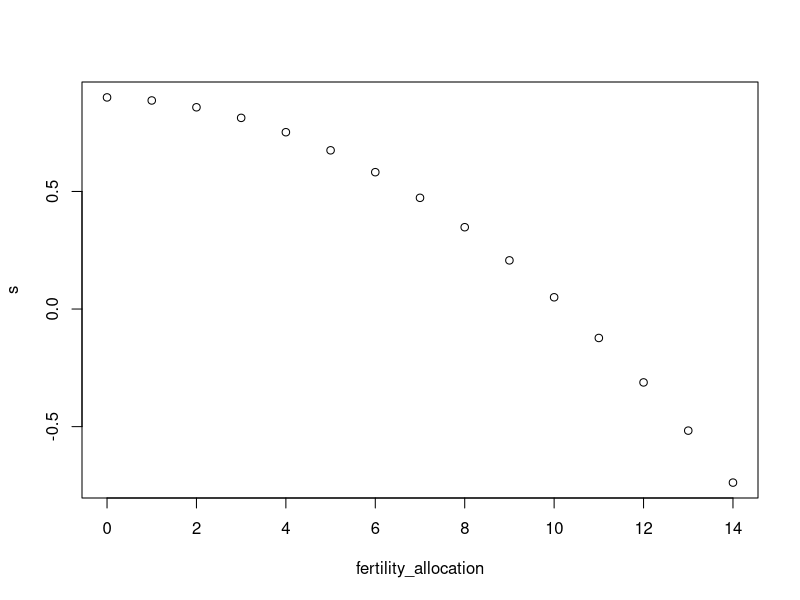
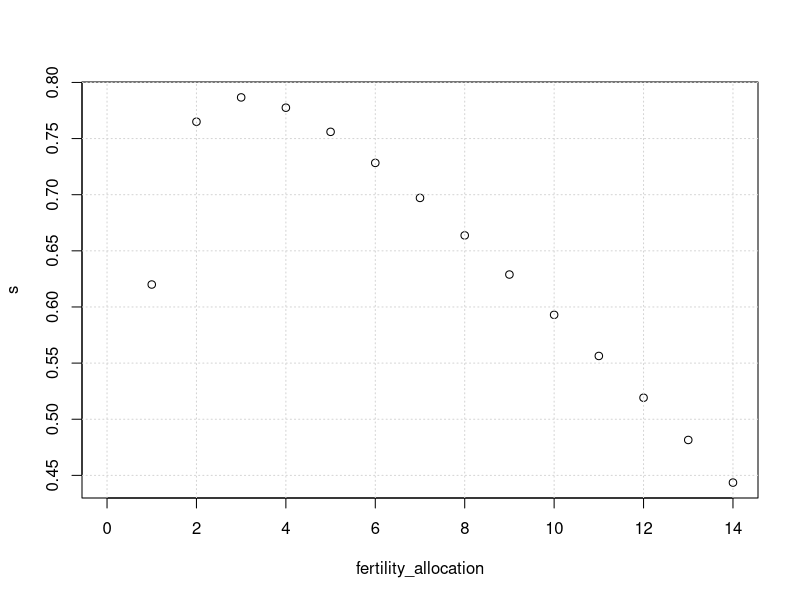
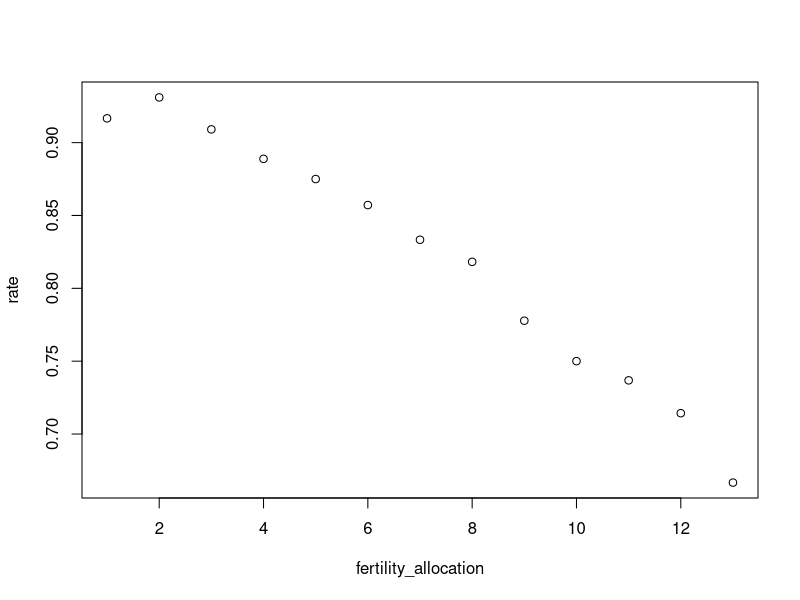
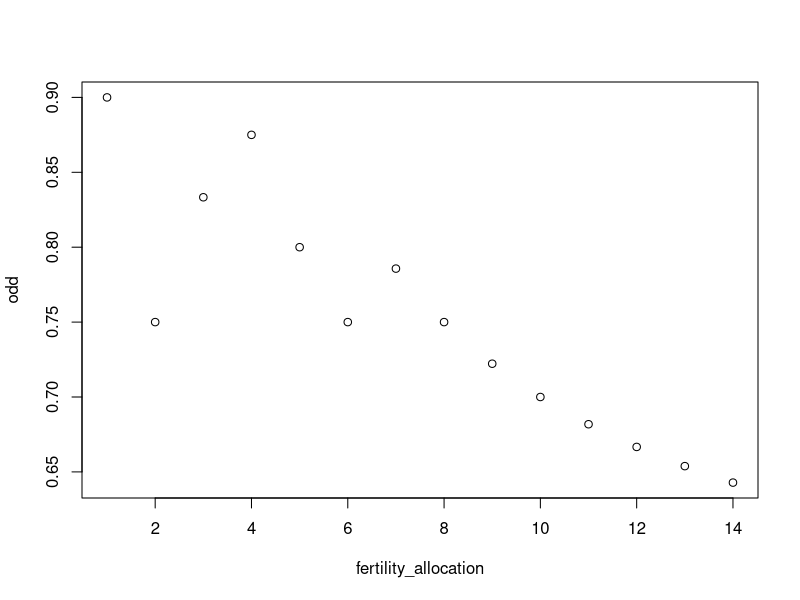
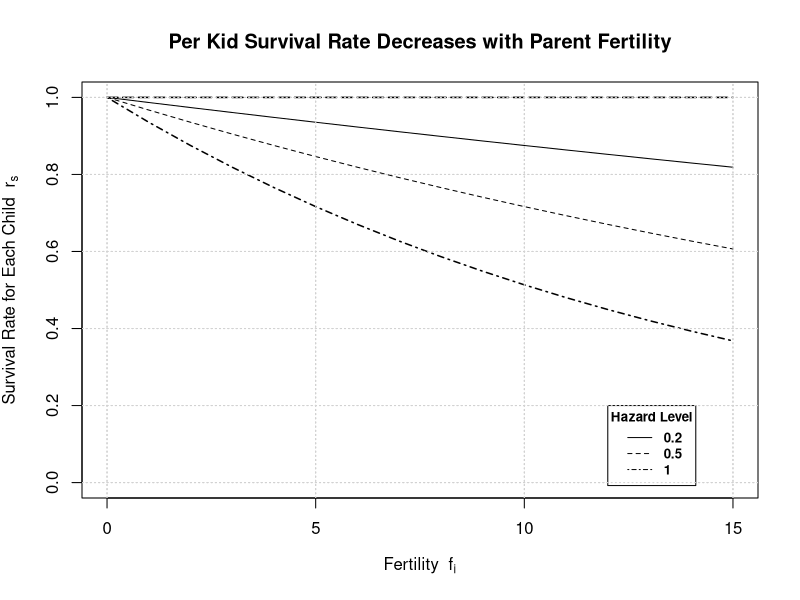
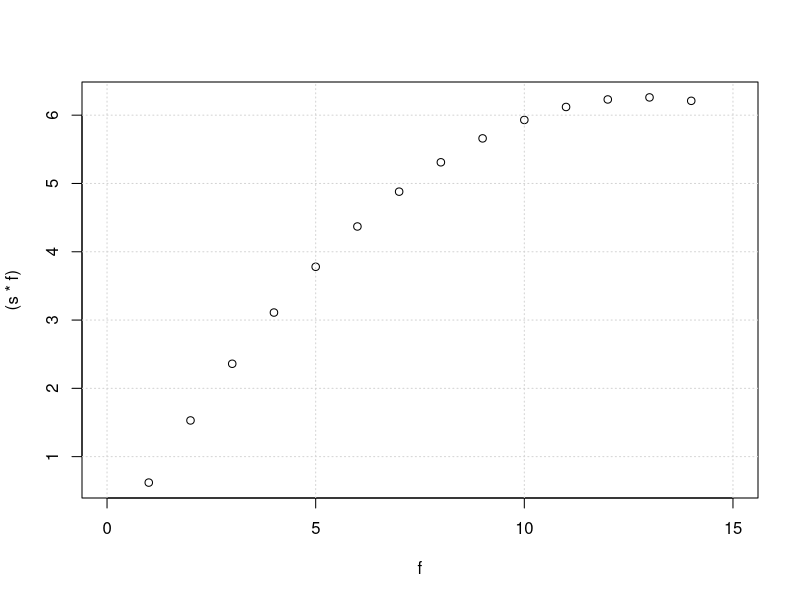

These charts were generated, in order, by the following R code: (Note: this script raises an error after producing the figures.)
# this script visualize the relationship between offspring survival (success/rate) and fertility allocation # nolint

rm(list = ls())

# parameters
max_num_offspring <- 14
fertility_allocation <- seq(0, 14)
survival_birth <- 0.95
death_birth <- 1 - survival_birth

# Option 1: death rate as a linear function of fertility allocation
# death_rate <- (1 - survival_birth) + survival_birth * fertility_allocation / max_num_offspring # nolintr

# Option 2: death rate as a concave function of fertility allocation
death_rate <- 1 - survival_birth ^ fertility_allocation

# Option 3:
s <- 0.9 - 0.005 * fertility_allocation - 0.008 * fertility_allocation^2

plot(s ~ fertility_allocation)


# Option 4:
fertility_allocation <- seq(0, 14)
s <- -0.99 + 1.23 * fertility_allocation - 0.06 * fertility_allocation^2

s <- -0.37 + 1.03 * fertility_allocation - 0.04 * fertility_allocation^2

s <- s / fertility_allocation

plot(s ~ fertility_allocation)
grid()


# Option 5:
odd <- c(12, 14.5, 11, 9, 8, 7, 6, 5.5, 4.5, 4, 3.8, 3.5, 3)
rate <- 1 - (1 / odd)
fertility_allocation <- seq(1, 13)

lm(rate ~ fertility_allocation + I(fertility_allocation ^ 2))
plot(rate ~ fertility_allocation)

fertility_allocation <- seq(1, 14)
odd <- c(0.9, 1.5, 2.5, 3.5, 4, 4.5, 5.5, 6, 6.5, 7, 7.5, 8, 8.5, 9)
odd <- odd/fertility_allocation
plot(odd ~ fertility_allocation)

# 6
hazard <- 0.5
f <- seq(0, 15)
s00 <- exp(0 * (-f/15))
s02 <- exp(0.2 * (-f/15))
s05 <- exp(hazard * (-f/15))
s10 <- exp(1 * (-f/15))

# pdf(file="./figures/survival_rates.pdf", width = 6, height = 4.3)
# pdf(file="./figures/survival_rates.pdf")
# plot(s02 ~ f, type = "l", lty=1, main = "Per Kid Survival Rate Decreases with Parent Fertility", xlab = "Fertility", ylab = "Survival Rate for Each Child (rs)", ylim=c(0, 1))
plot(s02 ~ f, type = "l", lty=1, main = "Per Kid Survival Rate Decreases with Parent Fertility", xlab = expression('Fertility  f'[i]), ylab = expression('Survival Rate for Each Child  r'[s]), ylim=c(0, 1))
lines(s05 ~ f, type = "l", lty=2)
lines(s10 ~ f, type = "l", lty=4, lwd=1.5)
lines(s00 ~ f, type = "l", lty=5, lwd=1.5)
grid(col = "gray", lty = "dotted")
legend(12, 0.2, legend=c("0.2", "0.5", "1"), col=c("black", "black", "black"), lty=c(1,2,4), cex=0.8, text.font=2, title="Hazard Level")
# dev.off()


# # pdf(file="./figures/survived_offspring.pdf")
# # plot(s02 ~ f, type = "l", lty=1, main = "Per Kid Survival Rate Decreases with Parent Fertility", xlab = "Fertility", ylab = "Survival Rate for Each Child (rs)", ylim=c(0, 1))
# plot(s02*f ~ f, type = "l", lty=1, main = "Per Kid Survival Rate Decreases with Parent Fertility", xlab = expression('Fertility  f'[i]), ylab = expression('Survived Offspring n'[i]))
# lines(s05*f ~ f, type = "l", lty=2)
# lines(s10*f ~ f, type = "l", lty=4, lwd=1.5)
# grid(col = "gray", lty = "dotted")
# legend(0.5, 12, legend=c("0.2", "0.5", "1"), col=c("black", "black", "black"), lty=c(1,2,4), cex=0.8, text.font=2, title="Hazard Level")
# # dev.off()


grid()
plot((s * f) ~ f)
grid()

# plot the relationship
# pdf(file = "./figures/density_dependent_death.pdf")
plot(death_rate ~ fertility_allocation, type = "l", xlab = "Fertility Allocation", ylab = "Death Rate", main = "Density-Dependent Death Rate", ylim = c(0, 1))
points(death_rate ~ fertility_allocation, pch = 19)
grid(col = "gray", lty = "dotted")
# dev.off()

# compare effects of different survival rates
# survival_birth <- seq(0, 1, 0.1)
# for (s in survival_birth) {
#    death_rate <- 1 - s ^ fertility_allocation
#    lines(death_rate ~ fertility_allocation, lty = s * 10)
# }